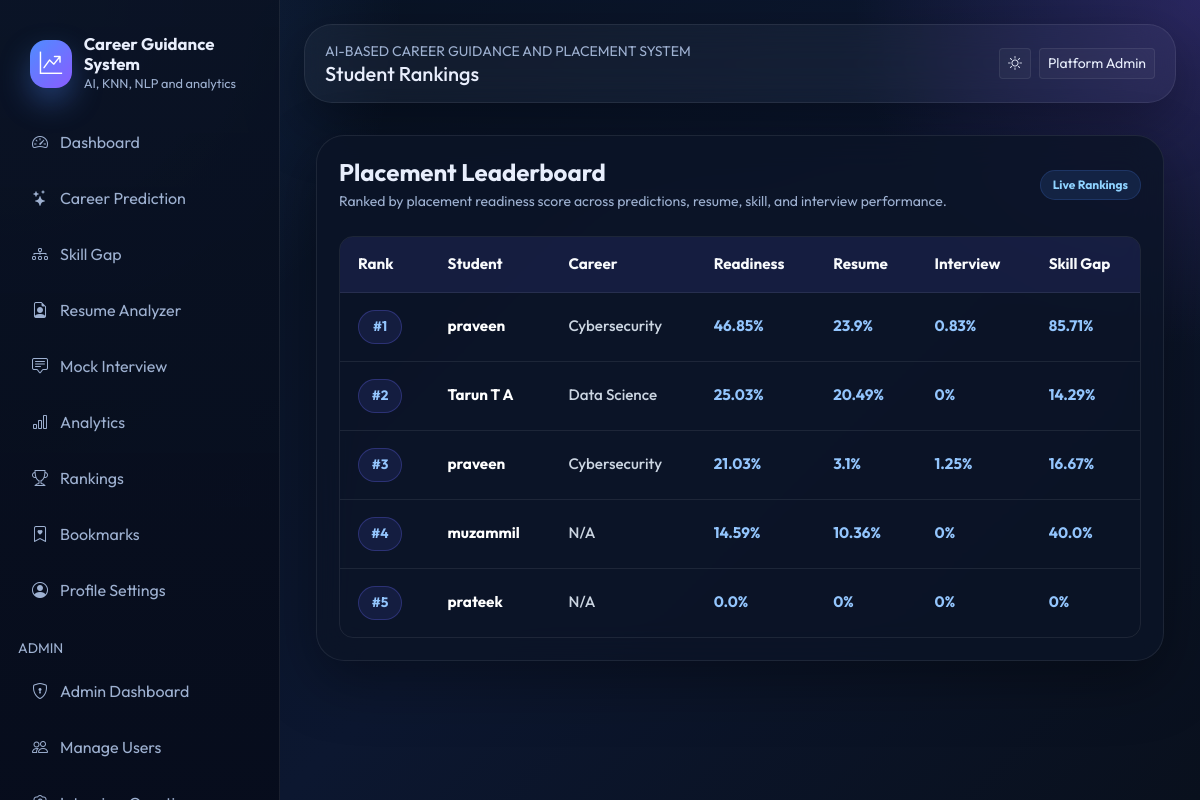
The page /rankings (signed in) on the database as committed earlier.
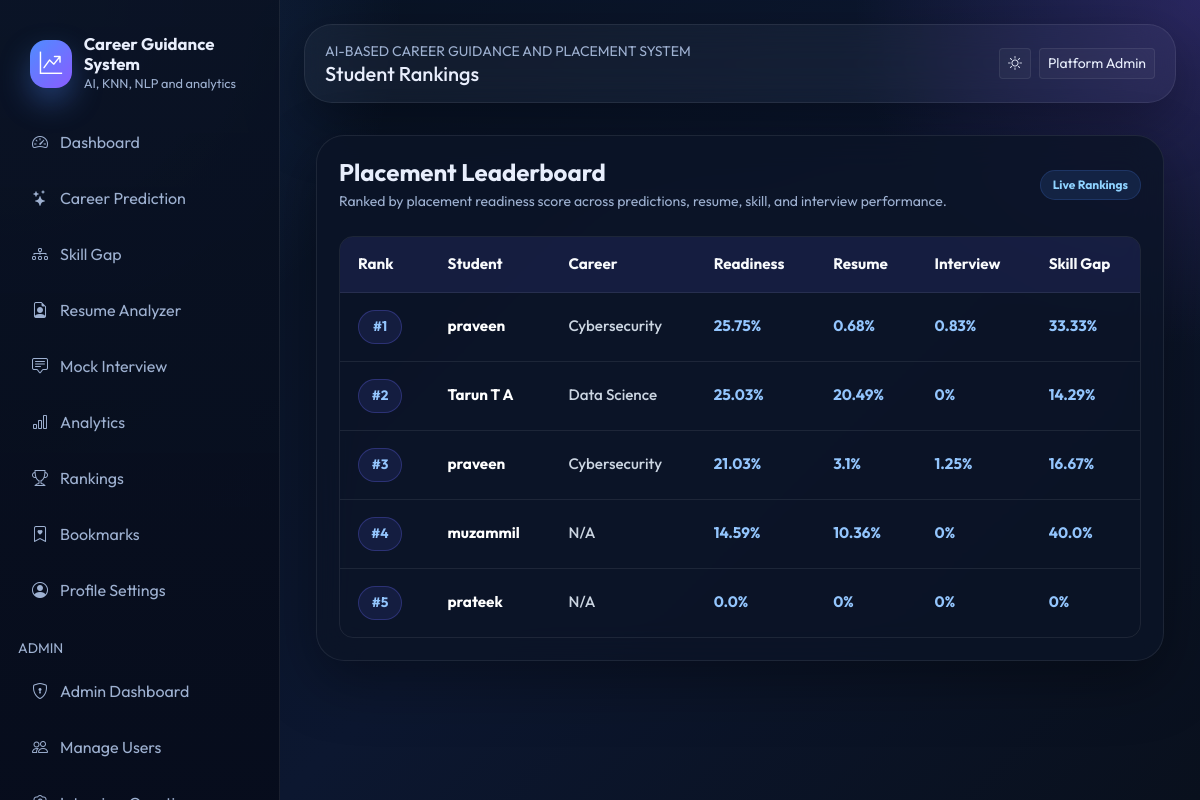
The same page on the database as committed later.
### models/db_models.py (models this page shows, shortened)
class TimestampMixin:
    created_at = db.Column(db.DateTime, default=datetime.utcnow, nullable=False)
    updated_at = db.Column(db.DateTime, default=datetime.utcnow, onupdate=datetime.utcnow, nullable=False)

class User(UserMixin, TimestampMixin, db.Model):
    __tablename__ = "users"
    id = db.Column(db.Integer, primary_key=True)
    full_name = db.Column(db.String(120), nullable=False)
    email = db.Column(db.String(150), unique=True, nullable=False, index=True)
    password_hash = db.Column(db.String(255), nullable=False)
    role = db.Column(db.String(20), default="student", nullable=False)
    college = db.Column(db.String(150))
    course = db.Column(db.String(120))
    year = db.Column(db.String(20))
    bio = db.Column(db.Text)
    photo = db.Column(db.String(255), default="default-avatar.svg")
    skills_json = db.Column(db.Text)
    is_active = db.Column(db.Boolean, default=True, nullable=False)
    last_login = db.Column(db.DateTime)
    career_predictions = db.relationship("CareerPrediction", backref="user", lazy=True, cascade="all, delete-orphan")
    resumes = db.relationship("Resume", backref="user", lazy=True, cascade="all, delete-orphan")
    interviews = db.relationship("InterviewResult", backref="user", lazy=True, cascade="all, delete-orphan")
    gaps = db.relationship("SkillGapAnalysis", backref="user", lazy=True, cascade="all, delete-orphan")
    bookmarks = db.relationship("CareerBookmark", backref="user", lazy=True, cascade="all, delete-orphan")

class CareerPrediction(TimestampMixin, db.Model):
    __tablename__ = "career_predictions"
    id = db.Column(db.Integer, primary_key=True)
    user_id = db.Column(db.Integer, db.ForeignKey("users.id"), nullable=False)
    input_skills_json = db.Column(db.Text, nullable=False)
    recommended_domain = db.Column(db.String(120), nullable=False)
    top_matches_json = db.Column(db.Text, nullable=False)
    confidence = db.Column(db.Float, default=0)

class Resume(TimestampMixin, db.Model):
    __tablename__ = "resumes"
    id = db.Column(db.Integer, primary_key=True)
    user_id = db.Column(db.Integer, db.ForeignKey("users.id"), nullable=False)
    filename = db.Column(db.String(255), nullable=False)
    file_type = db.Column(db.String(20), nullable=False)
    extracted_text = db.Column(db.Text)
    ats_score = db.Column(db.Float, default=0)
    keyword_matches_json = db.Column(db.Text)
    missing_keywords_json = db.Column(db.Text)
    summary_json = db.Column(db.Text)

class InterviewResult(TimestampMixin, db.Model):
    __tablename__ = "interview_results"
    id = db.Column(db.Integer, primary_key=True)
    user_id = db.Column(db.Integer, db.ForeignKey("users.id"), nullable=False)
    interview_type = db.Column(db.String(40), nullable=False)
    score = db.Column(db.Float, default=0)
    accuracy = db.Column(db.Float, default=0)
    weak_topics_json = db.Column(db.Text)
    responses_json = db.Column(db.Text)
    question_json = db.Column(db.Text)

class SkillGapAnalysis(TimestampMixin, db.Model):
    __tablename__ = "skill_gap_analysis"
    id = db.Column(db.Integer, primary_key=True)
    user_id = db.Column(db.Integer, db.ForeignKey("users.id"), nullable=False)
    target_domain = db.Column(db.String(120), nullable=False)
    current_score = db.Column(db.Float, default=0)
    missing_skills_json = db.Column(db.Text)
    roadmap_json = db.Column(db.Text)
    analysis_json = db.Column(db.Text)

### routes/student.py (the view)
@student_bp.route("/rankings")
@login_required
def rankings():
    rankings = build_user_rankings()
    return render_template("student/rankings.html", rankings=rankings)

### app.py (called while the page is built)
@login_manager.user_loader
def load_user(user_id):
    return User.query.get(int(user_id))

### utils/ml_utils.py (called while the page is built)
def placement_readiness_score(prediction_score: float, skill_score: float, resume_score: float, interview_score: float) -> float:
    return round((prediction_score * 0.25) + (skill_score * 0.3) + (resume_score * 0.25) + (interview_score * 0.2), 2)

### templates/student/rankings.html (shortened to what this page needs)
{% extends "base.html" %}
{% block page_title %}Student Rankings{% endblock %}
{% block content %}
<div class="container py-4">
  <div class="glass-card rankings-card">
    <div class="d-flex justify-content-between align-items-center mb-4">
      <div>
        <h4 class="fw-bold mb-1">Placement Leaderboard</h4>
        <div class="text-muted small">
          Ranked by placement readiness score across predictions,
          resume, skill, and interview performance.
        </div>
      </div>
      <span class="badge badge-soft">
        Live Rankings
      </span>
    </div>
    <div class="table-responsive rankings-table-wrapper">
      <table class="table align-middle rankings-table">
        <thead>
          <tr>
            <th>Rank</th>
            <th>Student</th>
            <th>Career</th>
            <th>Readiness</th>
            <th>Resume</th>
            <th>Interview</th>
            <th>Skill Gap</th>
          </tr>
        </thead>
        <tbody>
          {% for item in rankings %}
          <tr>
            <td>
              <span class="rank-badge">
                #{{ item.rank }}
              </span>
            </td>
            <td class="student-name">
              {{ item.user.full_name }}
            </td>
            <td class="career-name">
              {{ item.career }}
            </td>
            <td class="score">
              {{ item.readiness }}%
            </td>
            <td class="score">
              {{ item.resume_score }}%
            </td>
            <td class="score">
              {{ item.interview_score }}%
            </td>
            <td class="score">
              {{ item.skill_score }}%
            </td>
          </tr>
          {% else %}
          <tr>
            <td colspan="7" class="no-ranking-data">
              No ranking data yet.
            </td>
          </tr>
          {% endfor %}
        </tbody>
      </table>
    </div>
  </div>
</div>
{% endblock %}

Rows that differ between the two databases and show on the page:
no longer on this page (row unchanged): Resume: resume_score "23.9"
no longer on this page (row unchanged): SkillGapAnalysis: skill_score "85.71"
added Resume: resume_score "0.68"
added SkillGapAnalysis: skill_score "33.33"
Other text that changed with them:
new list line: "# 1 25.75 % % % %"
new list line: "praveen"
new list line: "0.83"
list line gone: "# 1 46.85 % % % %"
list line gone: "praveen"
list line gone: "0.83"
